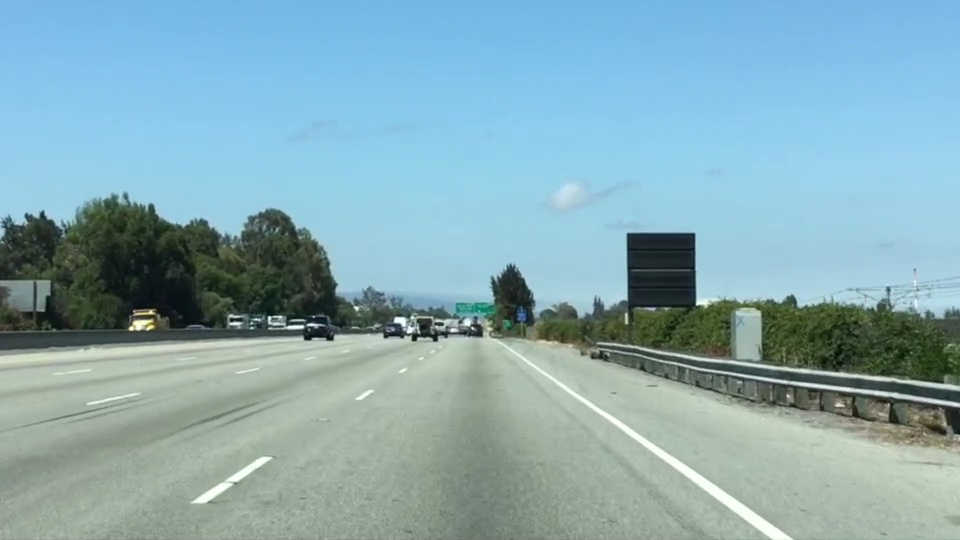
#> input picture test.jpg, 960 x 540 px
$ jupyter execute --allow-errors SDND-01-01-2.ipynb   (shell and % lines are left out)
#> lines starting #> are read from the running program, lines starting #| are printed output that depends on the picture; after the words box and inside, x2 and y2 are one past the last pixel; in counts of white or black regions, pixels touching at a corner belong together
[cell 1]
import matplotlib.pyplot as plt
import matplotlib.image as mpimg
import numpy as np

[cell 2]
image = mpimg.imread('test.jpg')
#> image is the input picture: shape (540, 960, 3); mean R, G, B 135.5, 171.1, 179.2
print ('This image is:',type(image),'with dimesions:',image.shape)
#| This image is: <class 'numpy.ndarray'> with dimesions: (540, 960, 3)

[cell 3]
plt.imshow(image)

[cell 4]
#wrong type
#image = mpimg.imread('test.jpg')
#print ('This image is:'+type(image)+'with dimesions:'+image.shape)

[cell 5]
ysize = image.shape[0]
#> ysize = 540
xsize = image.shape[1]
#> xsize = 960
region_select = np.copy(image)

[cell 6]
#another version
ysize = image.shape[0]
xsize = image.\
shape[1]
region_select = np.copy(image)

[cell 7]
left_bottom = [0,539]
right_bottom = [900,300]
apex = [400,0]

fit_left = np.polyfit((left_bottom[0],apex[0]),\
                     (left_bottom[1], apex[1]), 1)
fit_right = np.polyfit((right_bottom[0], apex[0]),
                       (right_bottom[1], apex[1]), 1)
fit_bottom = np.polyfit((left_bottom[0], right_bottom[0]),
                        (left_bottom[1], right_bottom[1]), 1)
#np.polyfit,1

[cell 8]
XX,YY = np.meshgrid(np.arange(0,xsize),np.arange(0,ysize))
region_thresholds = (YY> (XX*fit_left[0]+fit_left[1]))&\
(YY > (XX*fit_right[0] + fit_right[1])) & \
                    (YY < (XX*fit_bottom[0] + fit_bottom[1]))
region_select[region_thresholds] = [255, 0, 0]
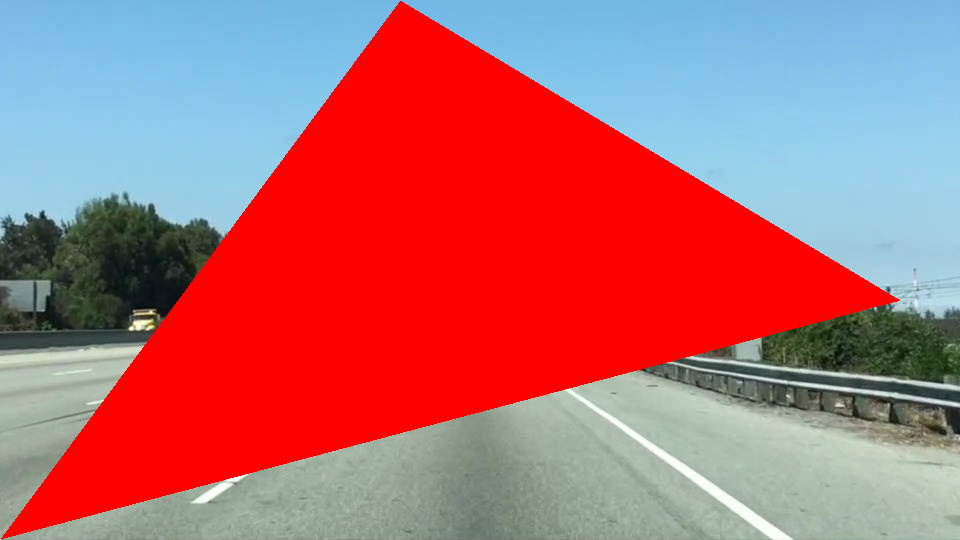
#> region_select: shape (540, 960, 3); mean R, G, B 180.2, 107.5, 113.8

[cell 9]
print(np.arange(0,xsize/100))
#| [0. 1. 2. 3. 4. 5. 6. 7. 8. 9.]
# ~ inverse

[cell 10]
plt.imshow(region_select)

[cell 11]
#the result is different with 'test.png' file
import matplotlib.pyplot as plt
import matplotlib.image as mpimg
import numpy as np

# Read in the image and print out some stats
# Note: in the previous example we were reading a .jpg
# Here we read a .png and convert to 0,255 bytescale
image = (mpimg.imread('test.jpg')*255).astype('uint8')
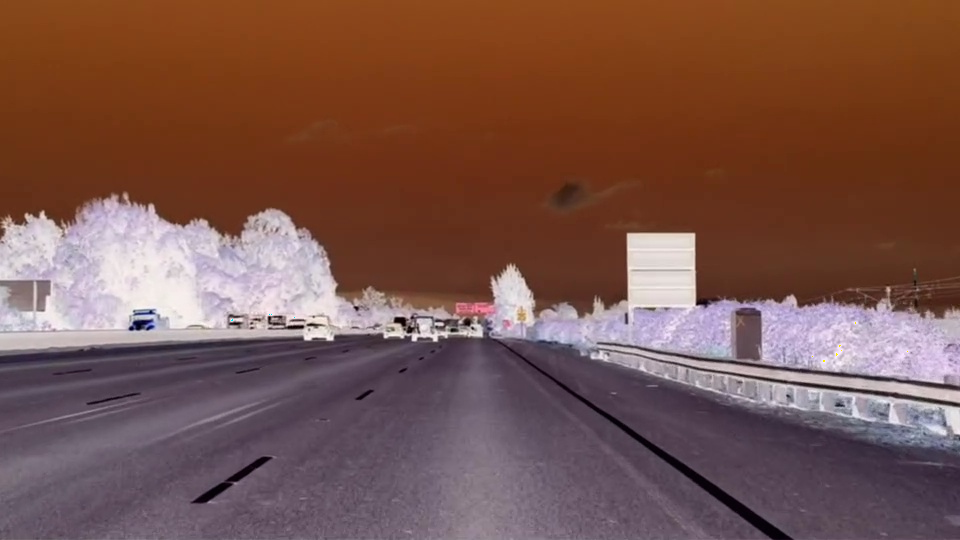
#> image: shape (540, 960, 3); mean R, G, B 120.5, 84.9, 76.8

# Grab the x and y size and make a copy of the image
ysize = image.shape[0]
xsize = image.shape[1]
color_select = np.copy(image)
line_image = np.copy(image)

# Define color selection criteria
# MODIFY THESE VARIABLES TO MAKE YOUR COLOR SELECTION
red_threshold = 200
green_threshold = 200
blue_threshold = 200

rgb_threshold = [red_threshold, green_threshold, blue_threshold]

# Define the vertices of a triangular mask.
# Keep in mind the origin (x=0, y=0) is in the upper left
# MODIFY THESE VALUES TO ISOLATE THE REGION
# WHERE THE LANE LINES ARE IN THE IMAGE
left_bottom = [100, 550]
right_bottom = [850, 550]
apex = [500, 250]

# Perform a linear fit (y=Ax+B) to each of the three sides of the triangle
# np.polyfit returns the coefficients [A, B] of the fit
fit_left = np.polyfit((left_bottom[0], apex[0]), (left_bottom[1], apex[1]), 1)
fit_right = np.polyfit((right_bottom[0], apex[0]), (right_bottom[1], apex[1]), 1)
fit_bottom = np.polyfit((left_bottom[0], right_bottom[0]), (left_bottom[1], right_bottom[1]), 1)

# Mask pixels below the threshold
color_thresholds = (image[:,:,0] < rgb_threshold[0]) | \
                    (image[:,:,1] < rgb_threshold[1]) | \
                    (image[:,:,2] < rgb_threshold[2])
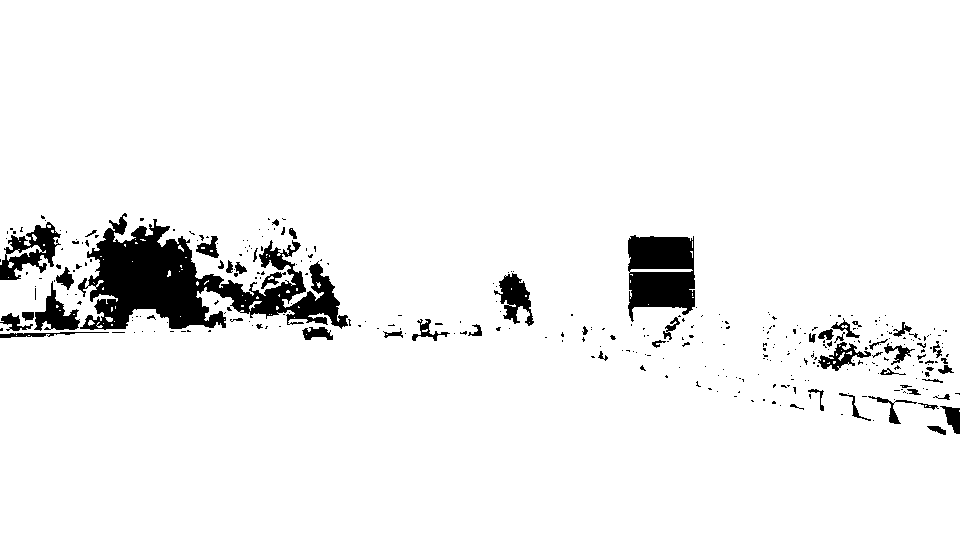
#> color_thresholds: shape (540, 960) bool; 94.6% white; 346 black regions (287 under 20 px), largest, box (x1, y1, x2, y2) and area: (78, 213, 348, 330) 13518, (628, 235, 695, 322) 4458, (0, 222, 61, 280) 1586

# Find the region inside the lines
XX, YY = np.meshgrid(np.arange(0, xsize), np.arange(0, ysize))
region_thresholds = (YY > (XX*fit_left[0] + fit_left[1])) & \
                    (YY > (XX*fit_right[0] + fit_right[1])) & \
                    (YY < (XX*fit_bottom[0] + fit_bottom[1]))

# Mask color and region selection
color_select[color_thresholds | ~region_thresholds] = [0, 0, 0]
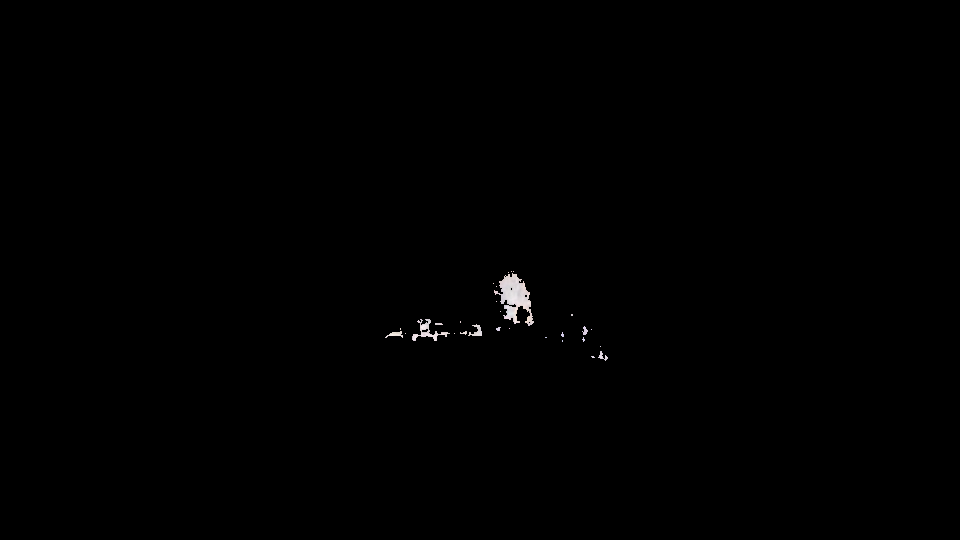
#> color_select: shape (540, 960, 3); mean R, G, B 0.7, 0.6, 0.7
# Color pixels red where both color and region selections met
line_image[~color_thresholds & region_thresholds] = [255, 0, 0]
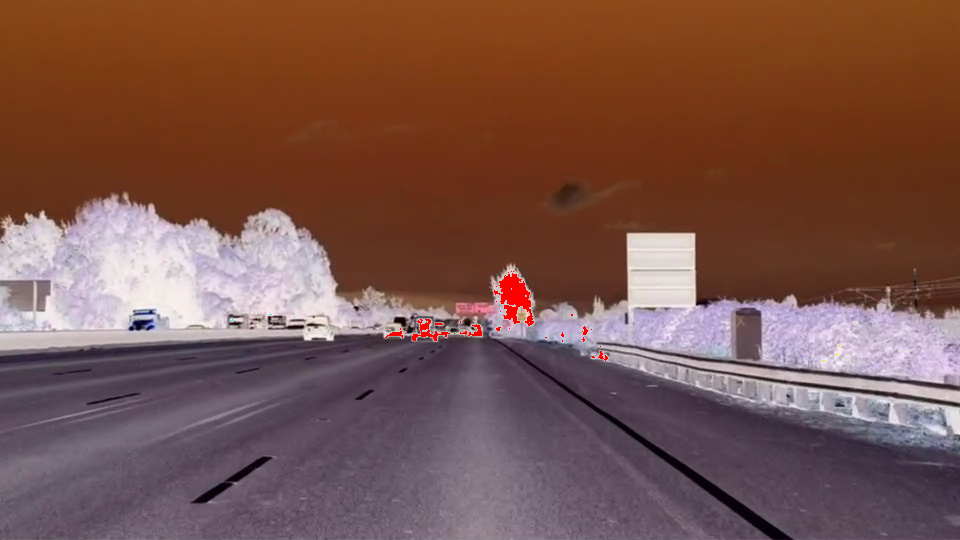
#> line_image: shape (540, 960, 3); 0.3% of pixels changed, all inside (x1, y1, x2, y2) = (385, 271, 608, 361)

# Display the image and show region and color selections
plt.imshow(image)
x = [left_bottom[0], right_bottom[0], apex[0], left_bottom[0]]
y = [left_bottom[1], right_bottom[1], apex[1], left_bottom[1]]
plt.plot(x, y, 'b--', lw=4)
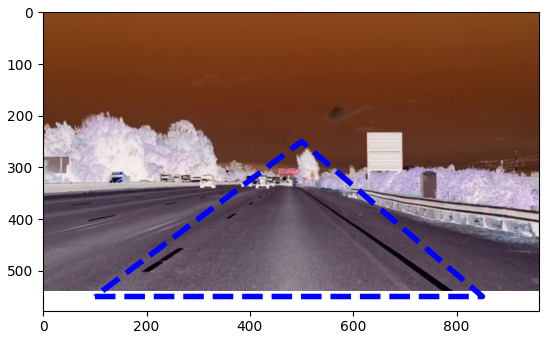
#> figure drawn by matplotlib, 1 panel

[cell 12]
plt.imshow(color_select)

[cell 13]
plt.imshow(line_image)

[cell 14]
import matplotlib.pyplot as plt
import matplotlib.image as mpimg
#> (the rest of this cell did not finish here and is left out)

[cell 15]
import cv2  #bringing in OpenCV libraries
gray = cv2.cvtColor(image, cv2.COLOR_RGB2GRAY) #grayscale conversion
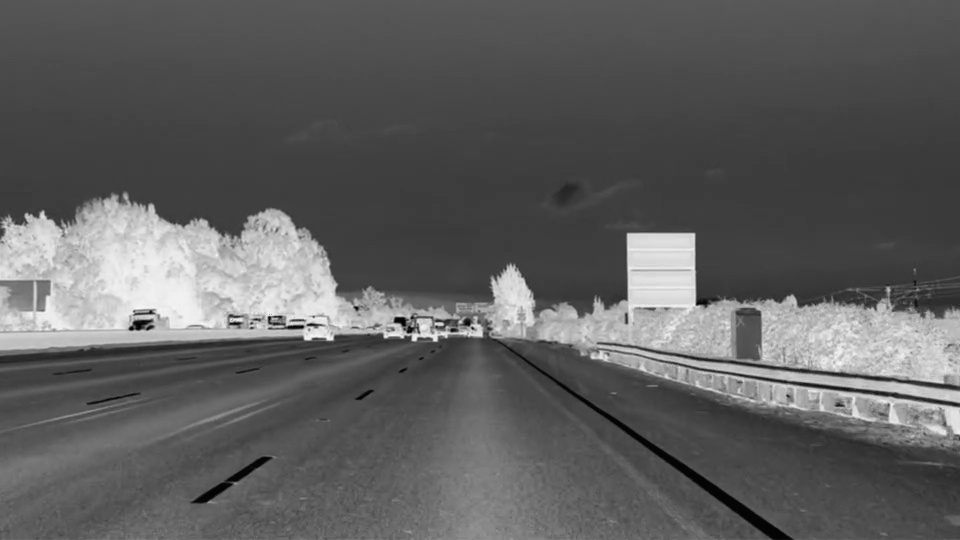
#> gray: shape (540, 960); min 2, max 248, mean 94.6
plt.imshow(gray, 'gray')

[cell 16]
#same code
import cv2  #bringing in OpenCV libraries
gray = cv2.cvtColor(image, cv2.COLOR_RGB2GRAY) #grayscale conversion
plt.imshow(gray, cmap='gray')

The algorithm will first detect strong edge (strong gradient) pixels above the high_threshold, and reject pixels below the low_threshold. Next, pixels with values between the low_threshold and high_threshold will be included as long as they are connected to strong edges. The output edges is a binary image with white pixels tracing out the detected edges and black everywhere else. See the OpenCV Canny Docs for more details.
You can choose the kernel_size for Gaussian smoothing to be any odd number. A larger kernel_size implies averaging, or smoothing, over a larger area. The example in the previous lesson was kernel_size = 3.

[cell 17]
import matplotlib.pyplot as plt
import matplotlib.image as mpimg
import numpy as np
import cv2

# Read in the image and convert to grayscale
#> (the rest of this cell did not finish here and is left out)

[cell 18]
import matplotlib.pyplot as plt
import matplotlib.image as mpimg
import numpy as np
import cv2

# Read in the image and convert to grayscale
#> (the rest of this cell did not finish here and is left out)

In this case, we are operating on the image edges (the output from Canny) and the output from HoughLinesP will be lines, which will simply be an array containing the endpoints (x1, y1, x2, y2) of all line segments detected by the transform operation. The other parameters define just what kind of line segments we're looking for.

First off, rho and theta are the distance and angular resolution of our grid in Hough space. Remember that, in Hough space, we have a grid laid out along the (Θ, ρ) axis. You need to specify rho in units of pixels and theta in units of radians.

So, what are reasonable values? Well, rho takes a minimum value of 1, and a reasonable starting place for theta is 1 degree (pi/180 in radians). Scale these values up to be more flexible in your definition of what constitutes a line.

The threshold parameter specifies the minimum number of votes (intersections in a given grid cell) a candidate line needs to have to make it into the output. The empty np.array([]) is just a placeholder, no need to change it. min_line_length is the minimum length of a line (in pixels) that you will accept in the output, and max_line_gap is the maximum distance (again, in pixels) between segments that you will allow to be connected into a single line. You can then iterate through your output lines and draw them onto the image to see what you got!

 you'll get a chance to use a quadrilateral region mask using the cv2.fillPoly() function (keep in mind though, you could use this same method to mask an arbitrarily complex polygon region).

#> (a cell that did not finish here is left out)

[cell 20]
line_image = np.copy(image)*0
#> line_image: shape (540, 960, 3); every value is 0
plt.imshow(line_image)
